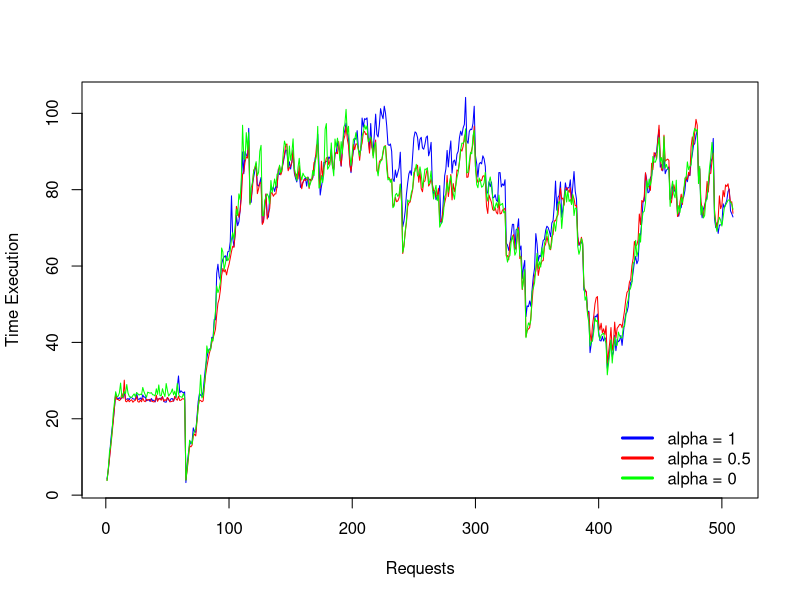
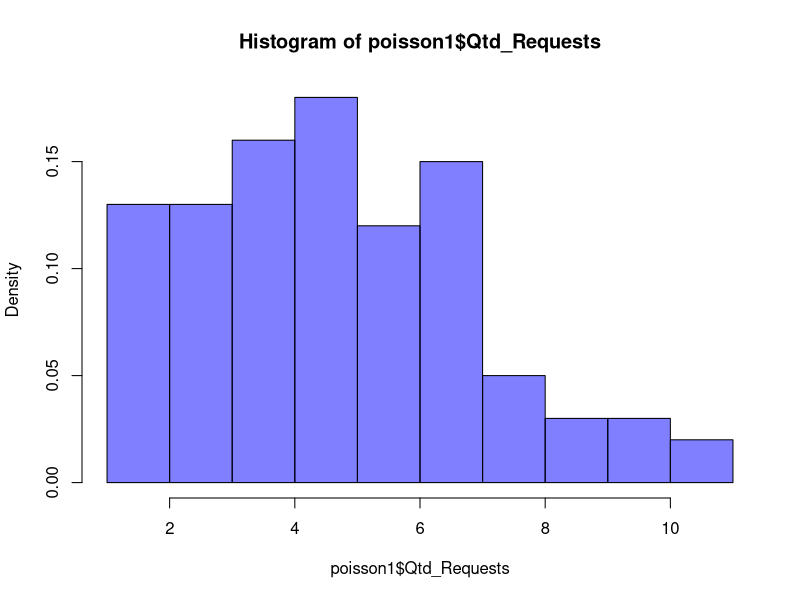
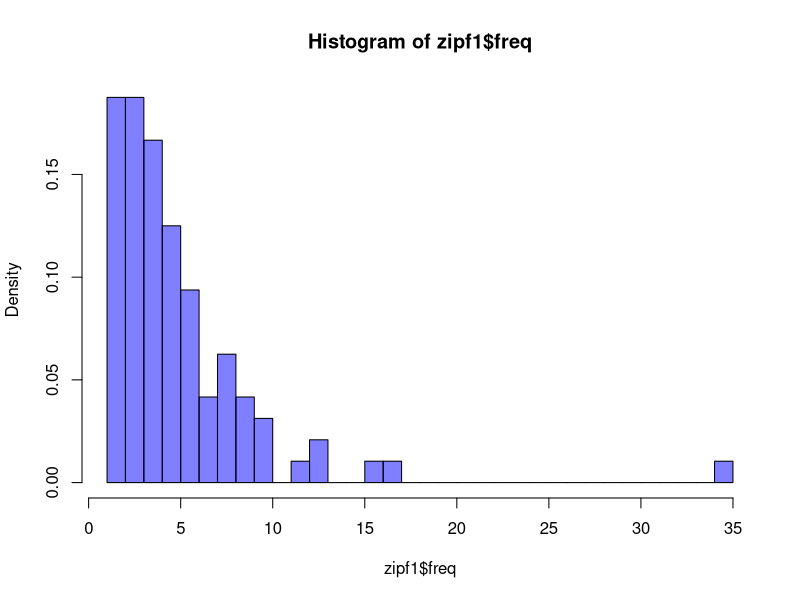
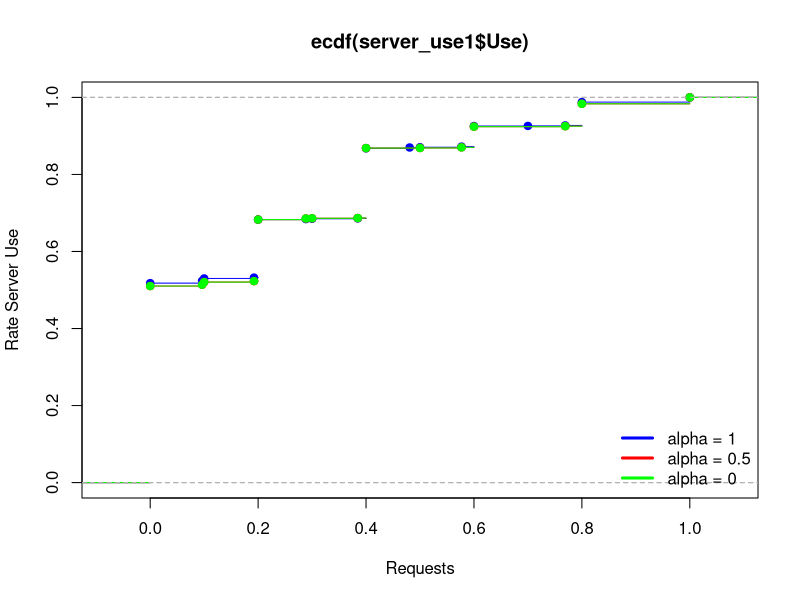
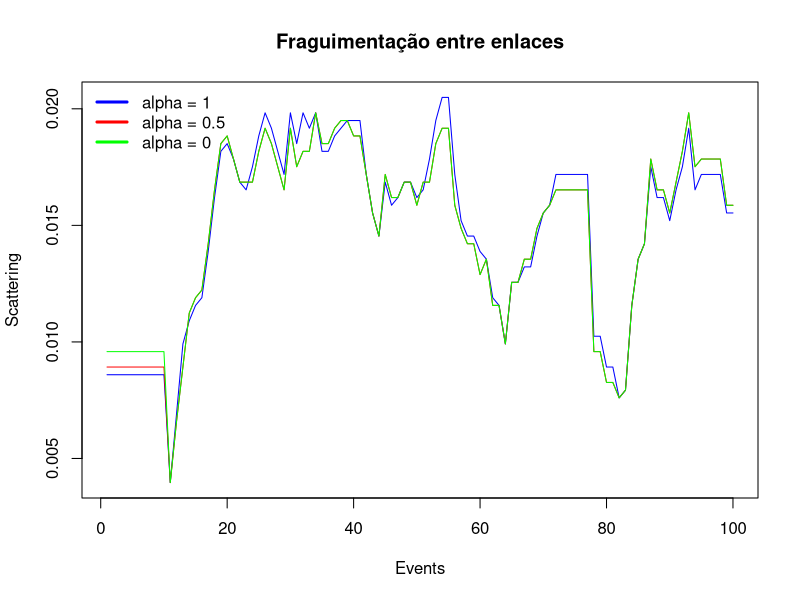
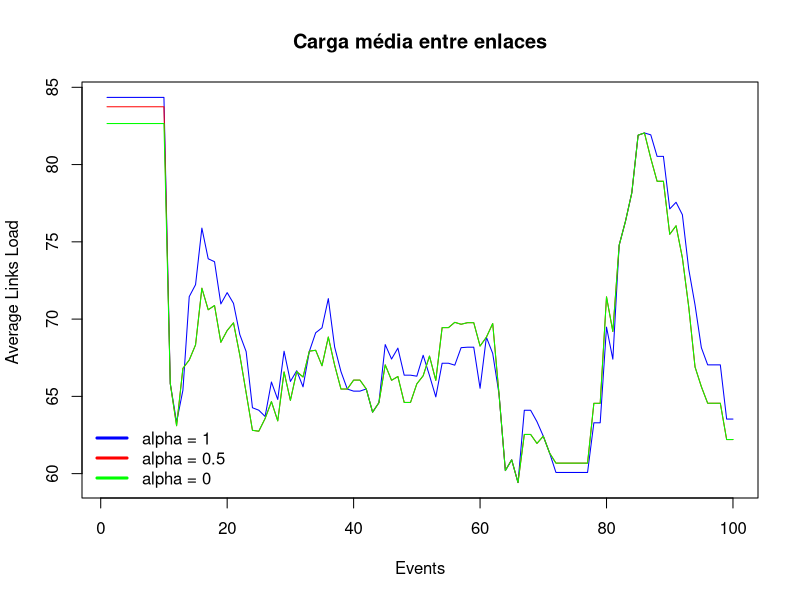
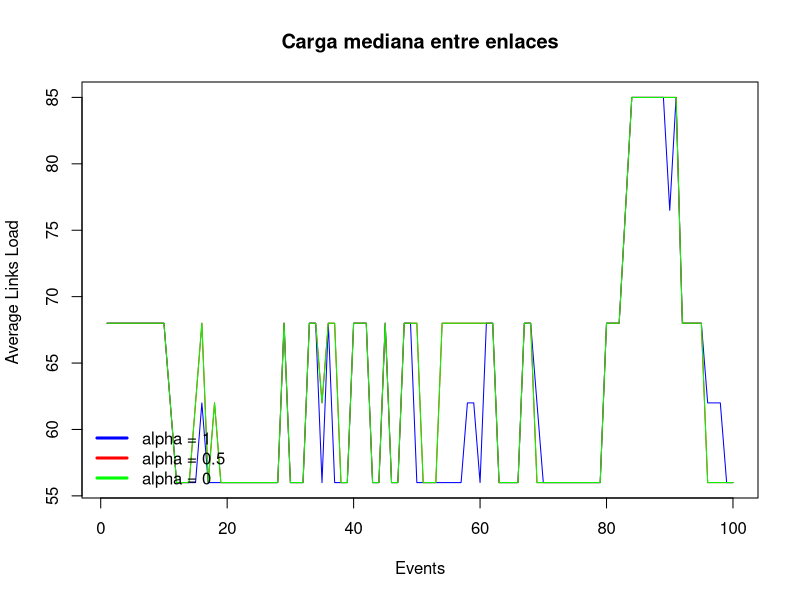
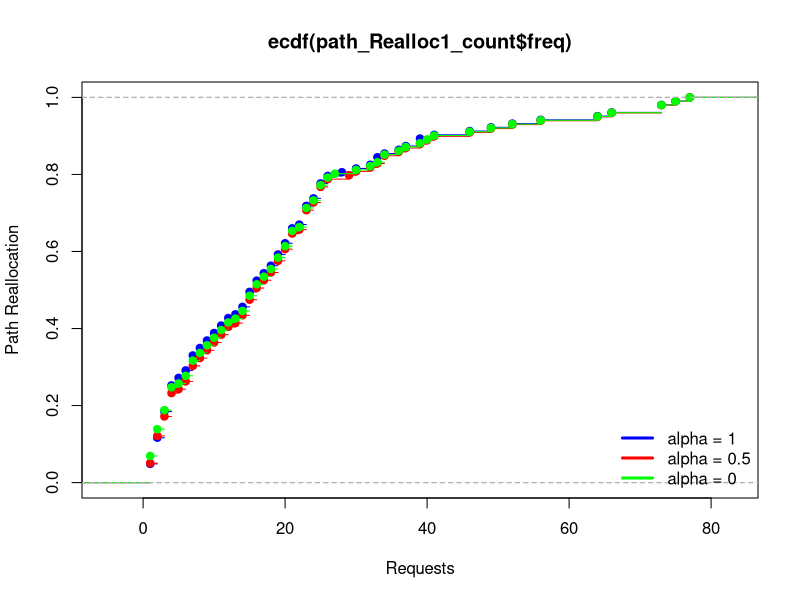

Reproduce these figures in R, in order.
## ---- chunk 1
knitr::opts_chunk$set(echo = TRUE)
library(readxl)
library(dplyr)
library(ggplot2)
library(plyr)
## ---- chunk 2
# alpha 1
server_use1 <- data.frame(read_excel("../dataAnalysis/data/instance_4_alpha1.xlsx", sheet='Server_Use', col_names=TRUE))
rate_admission1 <- data.frame(read_excel("../dataAnalysis/data/instance_4_alpha1.xlsx", sheet='Rate_Admission', col_names=TRUE))
scattering1 <- data.frame(read_excel("../dataAnalysis/data/instance_4_alpha1.xlsx", sheet='Scattering', col_names=TRUE))
load_links1 <- data.frame(read_excel("../dataAnalysis/data/instance_4_alpha1.xlsx", sheet='Load_Links', col_names=TRUE))
path_Realloc1 = data.frame(read_excel("../dataAnalysis/data/instance_4_alpha1.xlsx", sheet='Paths_Reallocation', col_names=TRUE))
host_Realloc1 = data.frame(read_excel("../dataAnalysis/data/instance_4_alpha1.xlsx", sheet='Hosts_Reallocation', col_names=TRUE))

poisson1 = data.frame(read_excel("../dataAnalysis/data/instance_4_alpha1.xlsx", sheet='Poisson', col_names=TRUE))
zipf1 = data.frame(read_excel("../dataAnalysis/data/instance_4_alpha1.xlsx", sheet='Zipf', col_names=TRUE))
times1 <- read.table("../dataAnalysis/data/instance_4_alpha1.dat", header = TRUE)

# alpha 0.5
server_use05 <- data.frame(read_excel("../dataAnalysis/data/instance_4_alpha05.xlsx", sheet='Server_Use', col_names=TRUE))
rate_admission05 <- data.frame(read_excel("../dataAnalysis/data/instance_4_alpha05.xlsx", sheet='Rate_Admission', col_names=TRUE))
scattering05 <- data.frame(read_excel("../dataAnalysis/data/instance_4_alpha05.xlsx", sheet='Scattering', col_names=TRUE))
load_links05 <- data.frame(read_excel("../dataAnalysis/data/instance_4_alpha05.xlsx", sheet='Load_Links', col_names=TRUE))
path_Realloc05 = data.frame(read_excel("../dataAnalysis/data/instance_4_alpha05.xlsx", sheet='Paths_Reallocation', col_names=TRUE))
host_Realloc05 = data.frame(read_excel("../dataAnalysis/data/instance_4_alpha05.xlsx", sheet='Hosts_Reallocation', col_names=TRUE))

poisson05 = data.frame(read_excel("../dataAnalysis/data/instance_4_alpha05.xlsx", sheet='Poisson', col_names=TRUE))
zipf05 = data.frame(read_excel("../dataAnalysis/data/instance_4_alpha05.xlsx", sheet='Zipf', col_names=TRUE))
times05 <- read.table("../dataAnalysis/data/instance_4_alpha05.dat", header = TRUE)

# alpha 0
server_use0 <- data.frame(read_excel("../dataAnalysis/data/instance_4_alpha0.xlsx", sheet='Server_Use', col_names=TRUE))
rate_admission0 <- data.frame(read_excel("../dataAnalysis/data/instance_4_alpha0.xlsx", sheet='Rate_Admission', col_names=TRUE))
scattering0 <- data.frame(read_excel("../dataAnalysis/data/instance_4_alpha0.xlsx", sheet='Scattering', col_names=TRUE))
load_links0 <- data.frame(read_excel("../dataAnalysis/data/instance_4_alpha0.xlsx", sheet='Load_Links', col_names=TRUE))
path_Realloc0 = data.frame(read_excel("../dataAnalysis/data/instance_4_alpha0.xlsx", sheet='Paths_Reallocation', col_names=TRUE))
host_Realloc0 = data.frame(read_excel("../dataAnalysis/data/instance_4_alpha0.xlsx", sheet='Hosts_Reallocation', col_names=TRUE))

poisson0 = data.frame(read_excel("../dataAnalysis/data/instance_4_alpha0.xlsx", sheet='Poisson', col_names=TRUE))
zipf0 = data.frame(read_excel("../dataAnalysis/data/instance_4_alpha0.xlsx", sheet='Zipf', col_names=TRUE))
times0 <- read.table("../dataAnalysis/data/instance_4_alpha0.dat", header = TRUE)




alpha <- c(0,0.5,1)
lambda <- 5
n <- 100
beta <- 0.2

bs <- unique(server_use05$BS)
server_use_bs_by_n1 <- matrix(ncol=n)
server_use_bs_by_n05 <- matrix(ncol=n)
server_use_bs_by_n0 <- matrix(ncol=n)

## ---- chunk 3
max_time1 <- max(times1$times)
times.optimize1 <- times1$times[times1$times != max_time1]
events1 <- c(1:length(times.optimize1))
times_df1 <- data.frame(events1,times.optimize1)

max_time05 <- max(times05$times)
times.optimize05 <- times05$times[times05$times != max_time05]
events05 <- c(1:length(times.optimize05))
times_df05 <- data.frame(events05,times.optimize05)

max_time0 <- max(times0$times)
times.optimize0 <- times0$times[times0$times != max_time0]
events0 <- c(1:length(times.optimize0))
times_df0 <- data.frame(events0,times.optimize0)

par(mflow= c(1,2))
plot(type = "l",times_df1,col="blue",xlab = "Requests",ylab = "Time Execution")
lines(times_df05,col="red")
lines(times_df0,col="green")
legend(x = "bottomright", 
       legend = c("alpha = 1", "alpha = 0.5","alpha = 0"), 
       col = c("blue","red","green"), 
       horiz = F ,
       lty = 1,
       lwd = 3, 
       bty = "n")

## ---- chunk 4
par(mflow= c(2,3))
hist(poisson1$Qtd_Requests, freq=F, col=c(rgb(0,0,1,0.5)))
#hist(poisson05$Qtd_Requests, freq=F, col=c(rgb(0,0,1,0.5)))
#hist(poisson0$Qtd_Requests, freq=F, col=c(rgb(0,0,1,0.5)))
#lines(density(poisson1$Qtd_Requests))
## ---- chunk 5
zipf1 <- count(zipf1, "Caches")
zipf1 <- zipf1[order(zipf1$freq,decreasing = TRUE),]
zipf05 <- count(zipf05, "Caches")
zipf05 <- zipf05[order(zipf05$freq,decreasing = TRUE),]
zipf0 <- count(zipf0, "Caches")
zipf0 <- zipf0[order(zipf0$freq,decreasing = TRUE),]
hist(zipf1$freq,breaks = "FD" ,freq=F,col=c(rgb(0,0,1,0.5)))
#hist(zipf05$freq,breaks = "FD" ,freq=F,col=c(rgb(0,0,1,0.5)))
#hist(zipf0$freq,breaks = "FD" ,freq=F,col=c(rgb(0,0,1,0.5)))
par(mflow= c(1,1))
## ---- chunk 6
x1 <- c()
x05 <- c()
x0 <- c()

for(i in bs){
  for(j in 1:n){
    server_use_bs1 <- server_use1 %>% filter(server_use1$BS == i)
    server_use_bs05 <- server_use05 %>% filter(server_use05$BS == i)
    server_use_bs0 <- server_use0 %>% filter(server_use0$BS == i)
    server_use_n1 <-  server_use_bs1 %>% filter(server_use_bs1$Event == j)
    server_use_n05 <-  server_use_bs05 %>% filter(server_use_bs05$Event == j)
    server_use_n0 <-  server_use_bs0 %>% filter(server_use_bs0$Event == j)
    server_use_n_last1 <- server_use_n1$Use
    server_use_n_last05 <- server_use_n05$Use
    server_use_n_last0 <- server_use_n0$Use
    x1 <- append(x1,server_use_n_last1)
    x05 <- append(x05,server_use_n_last05)
    x0 <- append(x0,server_use_n_last0)
  }
  server_use_bs_by_n1 <- rbind(server_use_bs_by_n1,x1)
  server_use_bs_by_n05 <- rbind(server_use_bs_by_n05,x05)
  server_use_bs_by_n0 <- rbind(server_use_bs_by_n0,x0)
  x1 <- NULL
  x05 <- NULL
  x0 <- NULL
}
server_use_bs_by_n1 <- server_use_bs_by_n1[-1,]
server_use_bs_by_n05 <- server_use_bs_by_n05[-1,]
server_use_bs_by_n0 <- server_use_bs_by_n0[-1,]
row.names(server_use_bs_by_n1) <- bs
row.names(server_use_bs_by_n05) <- bs
row.names(server_use_bs_by_n0) <- bs
#print(server_use_bs_by_n1[,99])
#barplot(server_use_bs_by_n1,xlab = "Events")
#barplot(server_use_bs_by_n05,xlab = "Events")
#barplot(server_use_bs_by_n0,xlab = "Events")
 
# Grouped barplot
#barplot(server_use_bs_by_n, col=colors()[c(23,89,12)] , border="white", font.axis=2,beside=T,legend=rownames(bs), xlab="BS",font.lab=2)

plot(ecdf(server_use1$Use),col="blue",xlab = "Requests",ylab = "Rate Server Use")
lines(ecdf(server_use05$Use),col="red")
lines(ecdf(server_use0$Use),col="green")
legend(x = "bottomright", 
       legend = c("alpha = 1", "alpha = 0.5","alpha = 0"), 
       col = c("blue","red","green"), 
       horiz = F ,
       lty = 1,
       lwd = 3, 
       bty = "n")

#hist(server_use1$Use,freq=F,breaks=10)
#lines(density(server_use1$Use))
#hist(server_use05$Use,freq=F,breaks=10)
#lines(density(server_use05$Use))
#hist(server_use0$Use,freq=F,breaks=10)
#lines(density(server_use0$Use))
## ---- chunk 7
plot(scattering1$Scattering,type="l",xlab = "Events",ylab = "Scattering",col="blue")
lines(scattering05$Scattering,col="red")
lines(scattering0$Scattering,col="green")
legend(x = "topleft",
       legend = c("alpha = 1", "alpha = 0.5", "alpha = 0"),
       col = c("blue","red","green"),
       horiz = F ,
       lty = 1,
       lwd = 3,
       bty = "n")
title(main = "Fraguimentação entre enlaces")

p_1_05 <- t.test(scattering1$Scattering,scattering05$Scattering, paired = FALSE)$p.value
p_1_0 <- t.test(scattering1$Scattering,scattering0$Scattering, paired = FALSE)$p.value
p_05_0 <- t.test(scattering05$Scattering,scattering0$Scattering, paired = FALSE)$p.value

## ---- chunk 8
load_links_means1 <- c()
load_links_means05 <- c()
load_links_means0 <- c()

load_links_median1 <- c()
load_links_median05 <- c()
load_links_median0 <- c()

load_links_sd1 <- c()
load_links_sd05 <- c()
load_links_sd0 <- c()


for (i in 1:n){
  
  load_links_n1 <- load_links1 %>% filter(load_links1$Event == i)
  load_links_n05 <- load_links05 %>% filter(load_links05$Event == i)
  load_links_n0 <- load_links0 %>% filter(load_links0$Event == i)
  #hist(load_links_n1$Total_Load)

  mean1 <- mean(load_links_n1$Total_Load)
  mean05 <- mean(load_links_n05$Total_Load)
  mean0 <- mean(load_links_n0$Total_Load)
  
  median1 <-  median(load_links_n1$Total_Load)
  median05 <- median(load_links_n05$Total_Load)
  median0 <-  median(load_links_n0$Total_Load)
  
  sd1 <- sd(load_links_n1$Total_Load)
  sd05 <- sd(load_links_n05$Total_Load)
  sd0 <- sd(load_links_n0$Total_Load)
  
  load_links_means1 = append(load_links_means1,mean1)
  load_links_means05 = append(load_links_means05,mean05)
  load_links_means0 = append(load_links_means0,mean0)
  
  load_links_median1 = append(load_links_median1,median1)
  load_links_median05 = append(load_links_median05,median05)
  load_links_median0 = append(load_links_median0,median0)
  
  load_links_sd1 = append(load_links_sd1,sd1)
  load_links_sd05 = append(load_links_sd05,sd05)
  load_links_sd0 = append(load_links_sd0,sd0)
}

load_links_means1 <- na.omit(load_links_means1)
load_links_means05 <- na.omit(load_links_means05)
load_links_means0 <- na.omit(load_links_means0)

load_links_median1 <- na.omit(load_links_median1)
load_links_median05 <- na.omit(load_links_median05)
load_links_median0 <- na.omit(load_links_median0)

load_links_sd1 <- na.omit(load_links_sd1)
load_links_sd05 <- na.omit(load_links_sd05)
load_links_sd0 <- na.omit(load_links_sd0)

sd_top1 <- load_links_means1+load_links_sd1
sd_bottom1 <- load_links_means1-load_links_sd1
sd_top05 <- load_links_means05+load_links_sd05
sd_bottom05 <- load_links_means05-load_links_sd05
sd_top0 <- load_links_means0+load_links_sd0
sd_bottom0 <- load_links_means0-load_links_sd0

summary(load_links_means1)
summary(load_links_means05)
summary(load_links_means0)

summary(load_links_median1)
summary(load_links_median05)
summary(load_links_median0)


plot(load_links_means1, type="l",xlab = "Events",ylab = "Average Links Load ",col="blue")
#lines(sd_top1,col="#4682B4")
#lines(sd_bottom1,col="#4682B4")
#lines(sd_top05,col="#B22222")
#lines(sd_bottom05,col="#B22222")
#lines(sd_top0,col="#339966")
#lines(sd_bottom0,col="#339966")
lines(load_links_means05,col="red")
lines(load_links_means0,col="green")
legend(x = "bottomleft", 
       legend = c("alpha = 1", "alpha = 0.5","alpha = 0"), 
       col = c("blue","red","green"), 
       horiz = F,
       lty = 1,
       lwd = 3, 
       bty = "n")
title(main = "Carga média entre enlaces")

plot(load_links_median1, type="l",xlab = "Events",ylab = "Average Links Load ",col="blue")
#lines(sd_top1,col="#4682B4")
#lines(sd_bottom1,col="#4682B4")
#lines(sd_top05,col="#B22222")
#lines(sd_bottom05,col="#B22222")
#lines(sd_top0,col="#339966")
#lines(sd_bottom0,col="#339966")
lines(load_links_median05,col="red")
lines(load_links_median0,col="green")
legend(x = "bottomleft", 
       legend = c("alpha = 1", "alpha = 0.5","alpha = 0"), 
       col = c("blue","red","green"), 
       horiz = F,
       lty = 1,
       lwd = 3, 
       bty = "n")
title(main = "Carga mediana entre enlaces")

p_mean_1_05 <- t.test(load_links_means1,load_links_means05, paired = FALSE)$p.value
p_mean_1_0 <- t.test(load_links_means1,load_links_means0, paired = FALSE)$p.value
p_mean_05_0 <- t.test(load_links_means05,load_links_means0, paired = FALSE)$p.value

p_median_1_05 <- t.test(load_links_median1,load_links_median05, paired = FALSE)$p.value
p_median_1_0 <- t.test(load_links_median1,load_links_median0, paired = FALSE)$p.value
p_median_05_0 <-t.test(load_links_median05,load_links_median0, paired = FALSE)$p.value


## ---- chunk 9

path_Realloc1_count <- count(path_Realloc1, "Request")
path_Realloc05_count <- count(path_Realloc05, "Request")
path_Realloc0_count <- count(path_Realloc0, "Request")

plot(ecdf(path_Realloc1_count$freq),col="blue",xlab = "Requests",ylab = "Path Reallocation")
lines(ecdf(path_Realloc05_count$freq),col="red")
lines(ecdf(path_Realloc0_count$freq),col="green")
legend(x = "bottomright",
       legend = c("alpha = 1", "alpha = 0.5","alpha = 0"),
       col = c("blue","red","green"),
       horiz = F ,
       lty = 1,
       lwd = 3,
       bty = "n"
       )
#title(main = "ECDF do número de migrações de enlaces")
## ---- chunk 10
host_Realloc1_count <- count(host_Realloc1, "Request")
host_Realloc05_count <- count(host_Realloc05, "Request")
host_Realloc0_count <- count(host_Realloc0, "Request")


plot(ecdf(host_Realloc1_count$freq),col="blue",xlab = "Requests",ylab = "Path Reallocation")
lines(ecdf(host_Realloc05_count$freq),col="red")
lines(ecdf(host_Realloc0_count$freq),col="green")
legend(x = "bottomright",
         legend = c("alpha = 1", "alpha = 0.5","alpha = 0"),
         col = c("blue","red","green"),
         horiz = F ,
         lty = 1,
         lwd = 3,
         bty = "n"
         )
#title(main = "ECDF do número de migrações de servidor")
## ---- chunk 11

path_Realloc1_count_event <- count(path_Realloc1, "Event")
path_Realloc05_count_event <- count(path_Realloc05, "Event")
path_Realloc0_count_event <- count(path_Realloc0, "Event")

plot(path_Realloc1_count_event$freq, type="l", col="blue",xlab = "Events",ylab = "Path Reallocation", ylim = c(min(path_Realloc0_count_event$freq),max(path_Realloc1_count_event$freq)))
lines(path_Realloc05_count_event$freq,col="red")
lines(path_Realloc0_count_event$freq,col="green")
legend(x = "bottomright",
       legend = c("alpha = 1", "alpha = 0.5","alpha = 0"),
       col = c("blue","red","green"),
       horiz = F ,
       lty = 1,
       lwd = 3,
       bty = "n"
        )

p_1_05 <- t.test(path_Realloc1_count_event$freq,path_Realloc05_count_event$freq, paired = FALSE)$p.value
p_1_0 <- t.test(path_Realloc1_count_event$freq,path_Realloc0_count_event$freq, paired = FALSE)$p.value
p_05_0 <- t.test(path_Realloc05_count_event$freq,path_Realloc0_count_event$freq, paired = FALSE)$p.value
## ---- chunk 12
host_Realloc1_count_event <- count(host_Realloc1, "Event")
host_Realloc05_count_event <- count(host_Realloc05, "Event")
host_Realloc0_count_event <- count(host_Realloc0, "Event")

plot(host_Realloc1_count_event$freq, type="l", col="blue",xlab = "Events",ylab = "Host Reallocation", ylim = c(min(host_Realloc1_count_event$freq),max(host_Realloc0_count_event$freq)))
lines(host_Realloc05_count_event$freq,col="red")
lines(host_Realloc0_count_event$freq,col="green")
legend(x = "topright",
       legend = c("alpha = 1", "alpha = 0.5","alpha = 0"),
       col = c("blue","red","green"),
       horiz = F ,
       lty = 1,
       lwd = 3,
       bty = "n"
      )

p_1_05 <- t.test(host_Realloc1_count_event$freq,host_Realloc05_count_event$freq, paired = FALSE)$p.value
p_1_0 <- t.test(host_Realloc1_count_event$freq,host_Realloc0_count_event$freq, paired = FALSE)$p.value
p_05_0 <- t.test(host_Realloc05_count_event$freq,host_Realloc0_count_event$freq, paired = FALSE)$p.value
## ---- chunk 13

p_host_path <- cor(host_Realloc1_count_event$freq, path_Realloc1_count_event$freq, method = "kendall")
p_links_path <- cor(load_links_means1, path_Realloc1_count_event$freq, method = "kendall")
p_links_host <- cor(load_links_means1, host_Realloc1_count_event$freq, method = "kendall")

